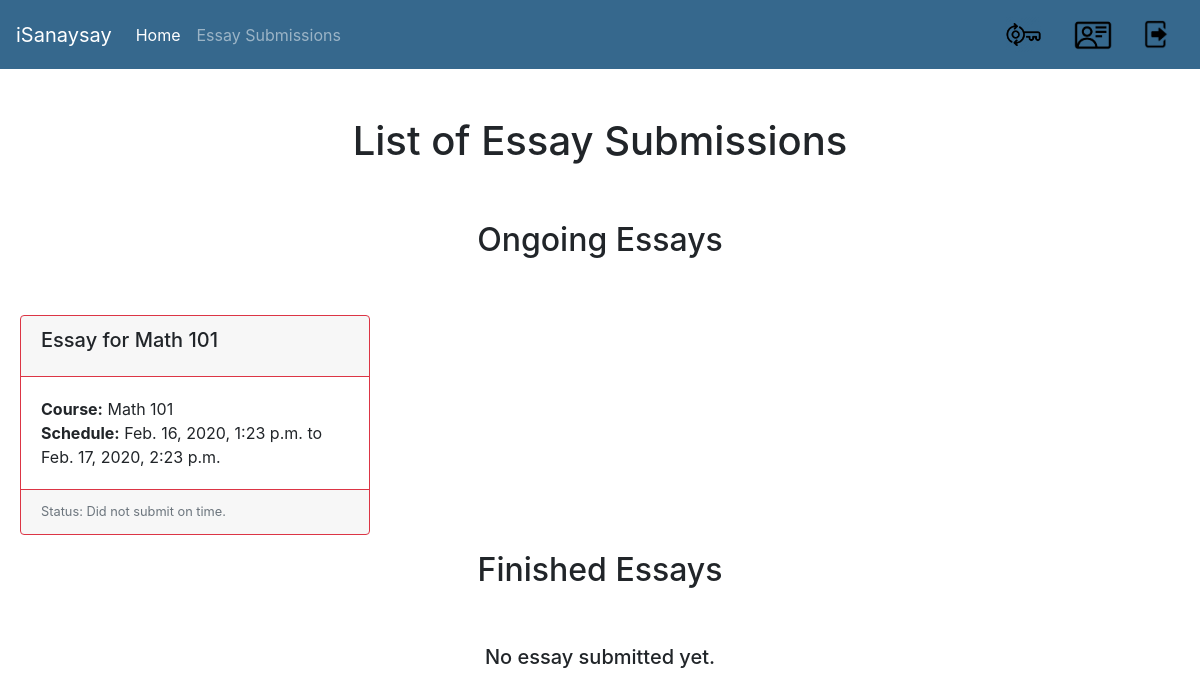
Before: /isanaysay/view_essay_submissions (signed in) with the older database file.
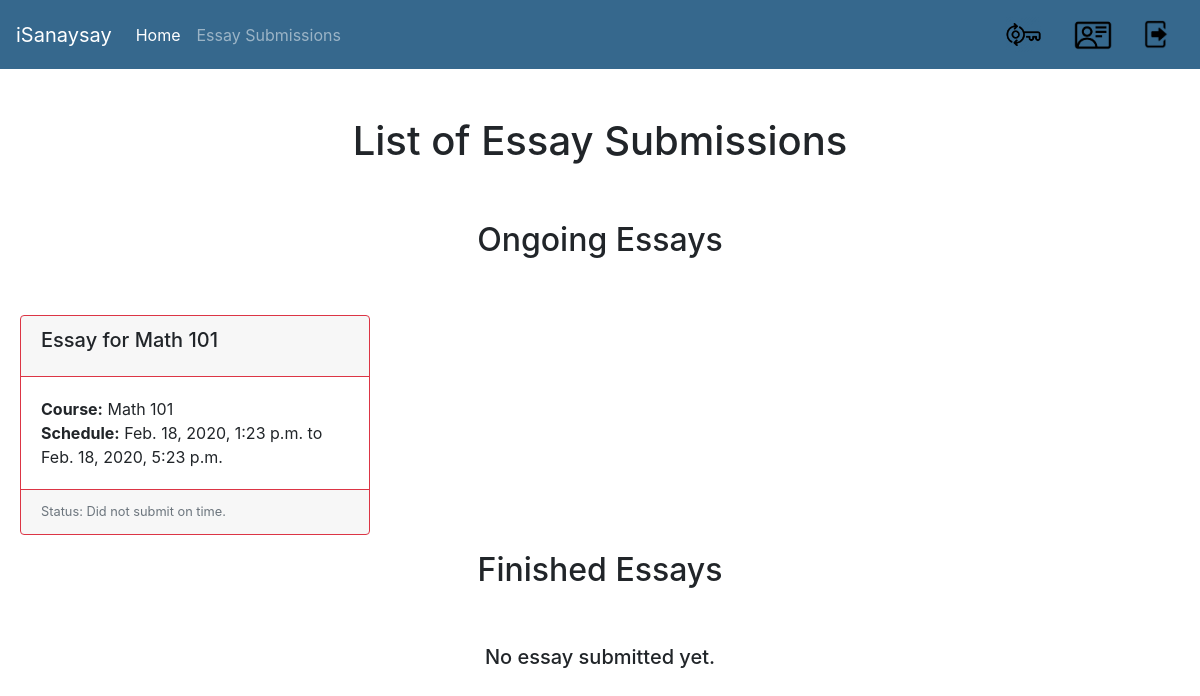
After: the same page with the newer database file.
### users/models.py (models this page shows, shortened)
class Essay(models.Model):
    course = models.ForeignKey(Course, verbose_name="Course", on_delete = models.CASCADE)
    name = models.CharField(verbose_name="Essay Name", max_length=300)
    essay_description = models.CharField(verbose_name="Essay Description", max_length=1500)
    essay_code = models.CharField(verbose_name="Essay Code", max_length=100)
    maximum_length = models.IntegerField(verbose_name="Maximum Length")
    start_date_time = models.DateTimeField(verbose_name="Essay Start Date and Time")
    end_date_time = models.DateTimeField(verbose_name="Essay End Date and Time")
    duration = models.IntegerField(verbose_name="Duration")
    criteria_no_1 = models.FloatField(verbose_name="Grammar",default=0)
    criteria_no_2 = models.FloatField(verbose_name="Spelling",default=0)
    criteria_no_3 = models.FloatField(verbose_name="Content",default=0)
    def is_past_due(self):
        date_today = datetime.datetime.now().replace(tzinfo=utc)
        essay_end_date = self.end_date_time.replace(tzinfo=utc)
        return date_today > essay_end_date
    def is_ongoing(self):
        date_today = datetime.datetime.now().replace(tzinfo=utc)
        essay_end_date = self.end_date_time.replace(tzinfo=utc)
        essay_start_date = self.start_date_time.replace(tzinfo=utc)
        return date_today > essay_start_date and date_today < essay_end_date

class Course(models.Model):
    pass
    semester_Choices = (
        ('A', 'First Semester'),
        ('B', 'Second Semester'),
        ('C', 'Summer'),
    )
    shoolYear_Choices = (
        ('1', '2019-2020'),
        ('2', '2020-2021'),
        ('3', '2021-2022'),
    )
    name = models.CharField(verbose_name="Course Name", max_length=128)
    course_code = models.CharField(verbose_name="Course Code", max_length=128)
    course_description = models.CharField(verbose_name="Course Description", max_length=500)
    course_detail = models.CharField(verbose_name="Course Detail", max_length=100)
    course_unit = models.IntegerField(verbose_name="Course Units", default=3)
    course_semester = models.CharField(max_length=1,choices=semester_Choices, default='A', verbose_name="Semester")
    course_school_year = models.CharField(max_length=1,choices=shoolYear_Choices, default='20', verbose_name="School Year")
    start_date = models.DateField(verbose_name="Course Start Date")
    end_date = models.DateField(verbose_name="Course End Date")
    students = models.ManyToManyField(CustomUser, related_name='students_enrolled')
    teacher = models.ForeignKey(CustomUser, verbose_name="Teacher", on_delete = models.CASCADE)

### users/views.py (the view)
def view_essay_submissions(request):
    template = "list_essay_submission.html"
    user_id = request.user.id
    essays = Essay.objects.select_related('course')
    essay_submissions = EssaySubmission.objects.select_related('student','essay').filter(student__id=user_id)
    courses = Course.objects.all()
    for essay in essays:
        for c in courses:
            present = False
            for s in c.students.all():
                if s.id == user_id:
                    present = True
                    break
            if not present:
                essays = essays.exclude(id=essay.id)
    for essay in essays:
        present = False
        for es in essay_submissions:
            if essay.id == es.essay.id:
                present = True
                break
        if present:
            essays = essays.exclude(id=essay.id)
    date_today = datetime.datetime.now().replace(tzinfo=utc)
    context = {
        'essays': essays,
        'courses': courses,
        'essay_submissions': essay_submissions,
        'date_today': date_today,
    }
    return render(request, template, context)

### templates/list_essay_submission.html (shortened to what this page needs)
{% extends 'base.html' %}
{% block content %}
	<div id="parent"><div id="child"><br/><br/>
		<h1>List of Essay Submissions</h1><br/><br/>
    <h2>Ongoing Essays</h2><br/><br/>
				{% for essay in essays %}
        {% if essay.is_ongoing %}
  <div class="card border-warning mb-3" style="max-width:350px;">
      <div class="card-header border-warning" ><a style="float:left;" href="{% url 'add-essay-submission' essay.id %}"><h5 class="card-title">{{ essay.name }}</h5> </a></div>
    <div class="card-body">
      <p class="card-text" style="float:left;margin-bottom:0px;"><b>Course:</b> {{ essay.course.name }}</p><br/>
      <p class="card-text" style="float:left; text-align: left;"><b>Schedule:</b> {{ essay.start_date_time }} to {{ essay.end_date_time }}</p>
    </div>
    <div class="card-footer border-warning">
      <small class="text-muted" style="float:left;">Status: Ongoing.</small>
    </div>
  </div>
        {% elif essay.is_past_due %}
  <div class="card border-danger mb-3" style="max-width:350px;">
      <div class="card-header border-danger" ><div style="float:left;" ><h5 class="card-title">{{ essay.name }}</h5> </div></div>
    <div class="card-body">
      <p class="card-text" style="float:left;margin-bottom:0px;"><b>Course:</b> {{ essay.course.name }}</p><br/>
      <p class="card-text" style="float:left; text-align: left;"><b>Schedule:</b> {{ essay.start_date_time }} to {{ essay.end_date_time }}</p>
    </div>
    <div class="card-footer border-danger">
      <small class="text-muted" style="float:left;">Status: Did not submit on time.</small>
    </div>
  </div>
        {% endif %}
        {% empty %}
        <h5> No ongoing essays yet. </h5>
  {% endfor %}
    <h2>Finished Essays</h2><br/><br/>
    {% for essay_submission in essay_submissions %}
        {% if not essay_submission.check_submission %}
  <div class="card border-primary mb-3" style="max-width:350px;">
      <div class="card-header border-primary" ><div style="float:left;" ><h5 class="card-title">{{ essay_submission.essay.name }}</h5> </div></div>
    <div class="card-body">
      <p class="card-text" style="float:left;margin-bottom:0px;"><b>Course:</b> {{ essay_submission.essay.course.name }}</p><br/>
      <p class="card-text" style="float:left; text-align: left;"><b>Schedule:</b> {{ essay_submission.essay.start_date_time }} to {{ essay_submission.essay.end_date_time }}</p>
    </div>
    <div class="card-footer border-primary">
      <small class="text-muted" style="float:left;">Status: Submitted for checking.</small>
    </div>
  </div>
        {% else %}
  <div class="card border-success mb-3">
    <div class="card-body">
      <a href="{% url 'view-essay-submission' essay_submission.id %}"><h5 class="card-title">{{ essay.essay }}</h5> </a>
      <h6 class="card-title">{{ essay.essay.course }}</h6>
      <p class="card-text"><b>Status:</b> {{ essay.isChecked }}</p>
      <p class="card-text"><b>Schedule:</b> {{ essay.essay.start_date_time }} to {{ essay.essay.end_date_time }}</p>
      <p class="card-text"><b>Maximum no. of Characters:</b> {{ essay.essay.maximum_length }}</p>
    </div>
    <div class="card-footer border-success">
      <small class="text-muted">Status: Checked already.</small>
    </div>
        {% endif %}
        {% empty %}
        <h5> No essay submitted yet. </h5>
        {% endfor %}
</div>
	</div></div>
{% endblock %}

Changed rows visible on the page:
changed Essay "Essay for Math 101": start_date_time "Feb. 16, 2020, 1:23 p.m." → "Feb. 18, 2020, 1:23 p.m."; end_date_time "Feb. 17, 2020, 2:23 p.m." → "Feb. 18, 2020, 5:23 p.m."
